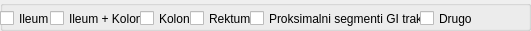
     <widget class="QGroupBox" name="lokalizacijaGroupBox">
      <property name="geometry">
       <rect>
        <x>80</x>
        <y>350</y>
        <width>531</width>
        <height>31</height>
       </rect>
      </property>
      <property name="title">
       <string/>
      </property>
      <property name="flat">
       <bool>true</bool>
      </property>
      <widget class="QCheckBox" name="ileumcheckBox">
       <property name="geometry">
        <rect>
         <x>0</x>
         <y>10</y>
         <width>51</width>
         <height>17</height>
        </rect>
       </property>
       <property name="text">
        <string>Ileum</string>
       </property>
      </widget>
      <widget class="QCheckBox" name="ileumkolonCheckBox">
       <property name="geometry">
        <rect>
         <x>50</x>
         <y>10</y>
         <width>91</width>
         <height>17</height>
        </rect>
       </property>
       <property name="text">
        <string>Ileum + Kolon</string>
       </property>
      </widget>
      <widget class="QCheckBox" name="kolonCheckBox">
       <property name="geometry">
        <rect>
         <x>140</x>
         <y>10</y>
         <width>51</width>
         <height>17</height>
        </rect>
       </property>
       <property name="text">
        <string>Kolon</string>
       </property>
      </widget>
      <widget class="QCheckBox" name="rektumCheckBox">
       <property name="geometry">
        <rect>
         <x>190</x>
         <y>10</y>
         <width>61</width>
         <height>17</height>
        </rect>
       </property>
       <property name="text">
        <string>Rektum</string>
       </property>
      </widget>
      <widget class="QCheckBox" name="proksSegCheckBox">
       <property name="geometry">
        <rect>
         <x>250</x>
         <y>10</y>
         <width>171</width>
         <height>17</height>
        </rect>
       </property>
       <property name="text">
        <string>Proksimalni segmenti GI trakta</string>
       </property>
      </widget>
      <widget class="QCheckBox" name="drugoCheckBox">
       <property name="geometry">
        <rect>
         <x>420</x>
         <y>10</y>
         <width>70</width>
         <height>17</height>
        </rect>
       </property>
       <property name="text">
        <string>Drugo</string>
       </property>
      </widget>
     </widget>
